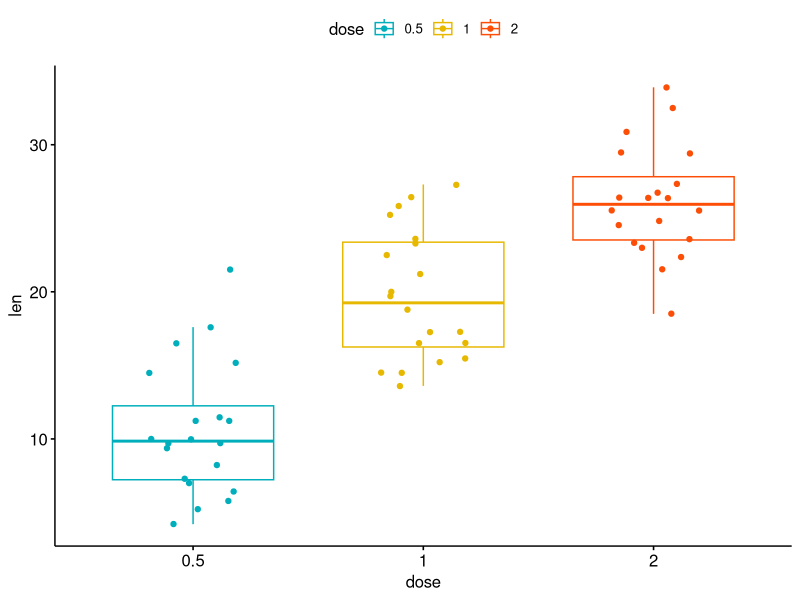
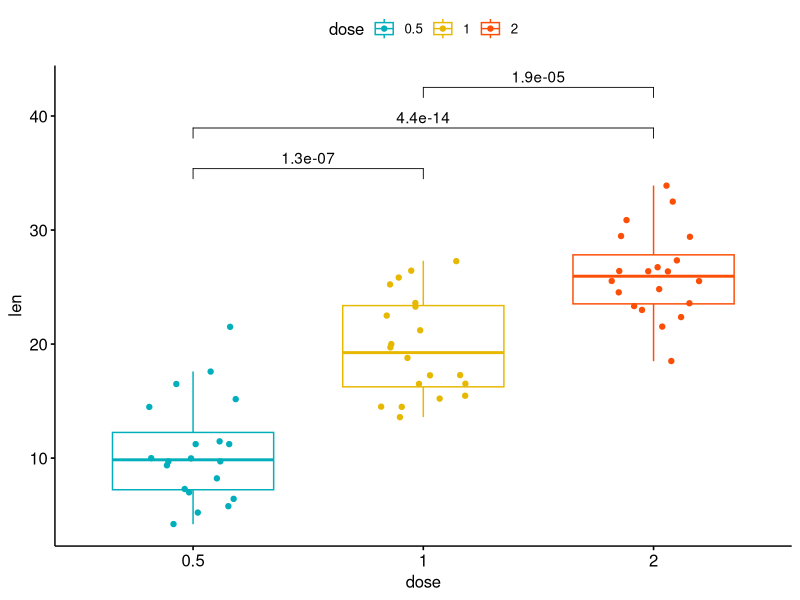

Write the R code that produced these figures, in order. (Note: this script raises an error after producing the figures.)

graphics.off()
rm(list=ls())

# 加载所需要的包
library(ggpubr)


#加载数据集ToothGrowth
data("ToothGrowth")
df1 <- ToothGrowth
head(df1)


p = ggboxplot(df1, x="dose", y="len", color = "dose", 
               palette = c("#00AFBB", "#E7B800", "#FC4E07"), 
               add = "jitter",shape = "dose")#增加了jitter点，点shape由dose映射
p1 = p + stat_compare_means(method = "anova")



## 指定组别的比较
my_comparisons <- list( c("0.5", "1"), c("0.5", "2"), c("1", "2") )
p = ggboxplot(df1, x = "dose", y = "len",
                     color = "dose",add = "jitter", palette = c("#00AFBB", "#E7B800", "#FC4E07"))
p1 = p + stat_compare_means(method = "t.test",comparisons = my_comparisons)

ggsave("C:/Users/18543/Desktop/R_组会/p2.tiff",p2, units="in", width=6.5, height=5)


## 指定参考组的比较
p = ggboxplot(df1, x = "dose", y = "len",
          color = "dose",add = "jitter", palette = c("#00AFBB", "#E7B800", "#FC4E07"))
p3 = p +  stat_compare_means(method = "anova") + 
  stat_compare_means(label = "p.signif", method = "t.test",ref.group = "0.5")   

ggsave("C:/Users/18543/Desktop/R_组会/p3.tiff",p3, units="in", width=6.5, height=5)



Plot_Comparison_Baseline_ROI_FTP_SUVR_Stages_CSF_PET_Abeta = 
  ggarrange(p3,p3,p3,p3,
    nrow=2,ncol = 2,
    font.label = list(size = 14, color = "black", face = "bold", family = NULL),
    common.legend = TRUE, legend="bottom")





## 定义不同的比较方法
# stat_compare_means(method = "wilcox.test","t.test","anova",……)


## 其他图形的绘制
x1 = ggviolin(df1, x = "dose", y = "len", fill = "dose",
                      palette = c("#00AFBB", "#E7B800", "#FC4E07"),
                      add = "boxplot", add.params = list(fill = "white")) + 
  stat_compare_means(comparisons = my_comparisons, label = "p.signif")+ # Add significance levels
               stat_compare_means(label.y = 50)    

ggbarplot(df, x = "dose", y = "len", fill = "dose",
             palette = c("#00AFBB", "#E7B800", "#FC4E07"),
             add = "boxplot", add.params = list(fill = "white"))
ggsave("C:/Users/18543/Desktop/R_组会/x1.tiff",x1, units="in", width=6.5, height=5)


##Deviation graphs
data("mtcars")
dfm <- mtcars
# Convert the cyl variable to a factor
dfm$cyl <- as.factor(dfm$cyl)
# Add the name colums
dfm$name <- rownames(dfm)
# Inspect the data
head(dfm[, c("name", "wt", "mpg", "cyl")])


# Inspect the data
ggbarplot(dfm, x = "name", y = "mpg",
          fill = "cyl",               # change fill color by cyl
          color = "white",            # Set bar border colors to white
          palette = "jco",            # jco journal color palett. see ?ggpar
          sort.val = "desc",          # Sort the value in dscending order
          sort.by.groups = FALSE,     # Don't sort inside each group
          x.text.angle = 90)          # Rotate vertically x axis texts



dfm$mpg_z <- (dfm$mpg -mean(dfm$mpg))/sd(dfm$mpg)
dfm$mpg_grp <- factor(ifelse(dfm$mpg_z < 0, "low", "high"), 
                      levels = c("low", "high"))

ggbarplot(dfm, x = "name", y = "mpg_z",
          fill = "mpg_grp",           # change fill color by mpg_level
          color = "white",            # Set bar border colors to white
          palette = "jco",            # jco journal color palett. see ?ggpar
          sort.val = "desc",          # Sort the value in descending order
          sort.by.groups = FALSE,     # Don't sort inside each group
          x.text.angle = 90,          # Rotate vertically x axis texts
          ylab = "MPG z-score",
          legend.title = "MPG Group",
          rotate = TRUE,
          ggtheme = theme_minimal())




